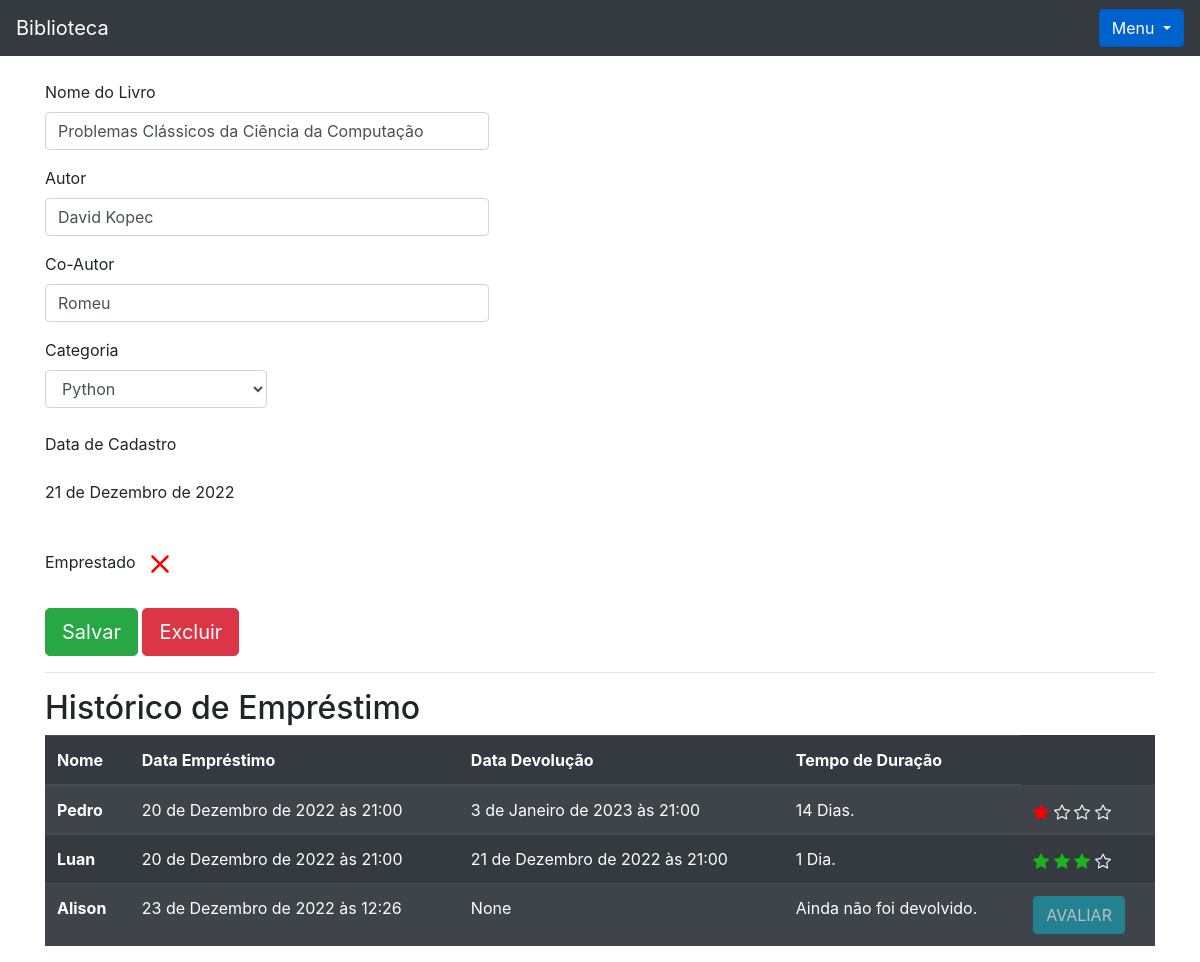
Page /livro/ver_livro/5 (signed in) on the earlier database version.
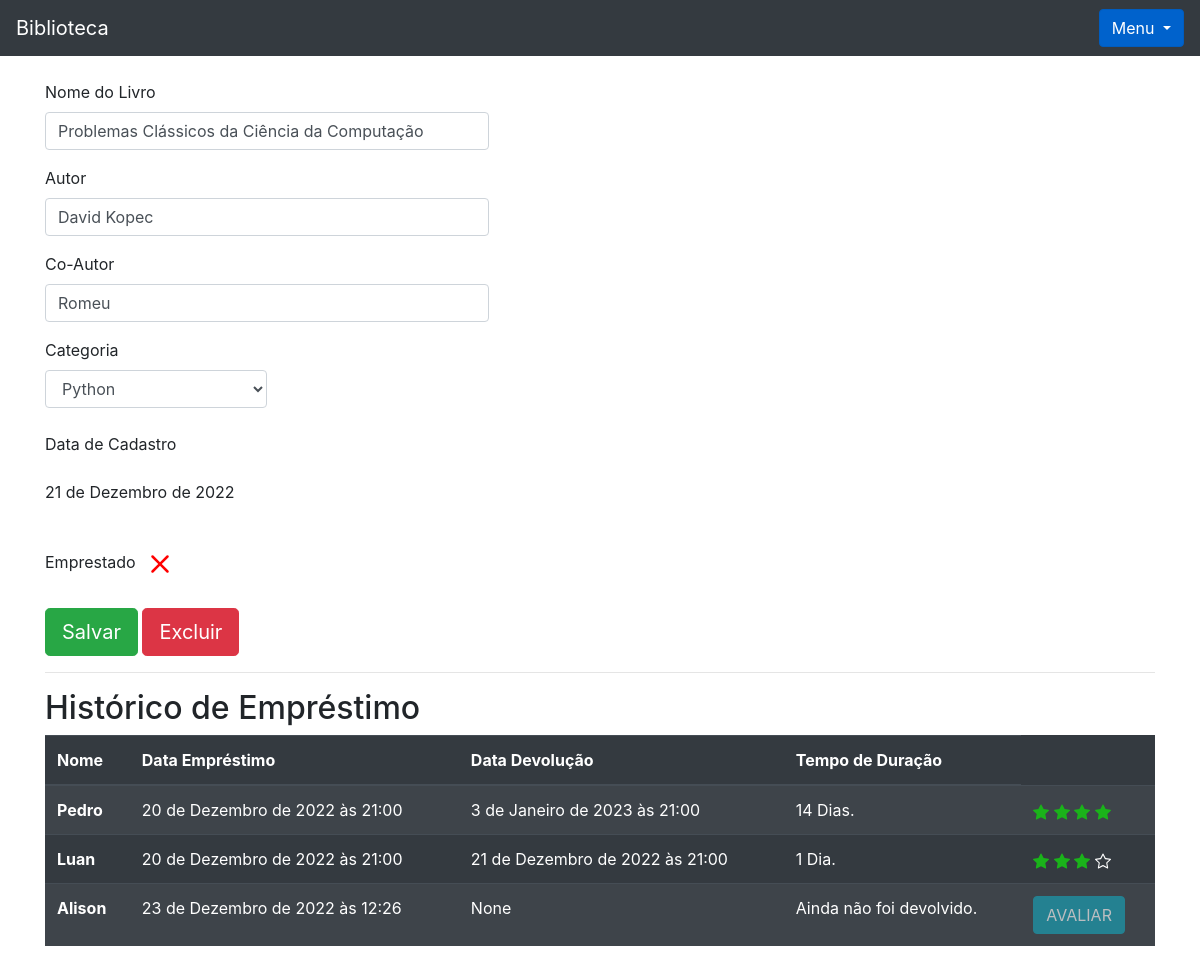
Same page on the later database version.
### livro/models.py (models this page shows, shortened)
class Emprestimo(models.Model):
    choices = (
        ('P', 'Péssimo'),
        ('R', 'Ruim'),
        ('B', 'Bom'),
        ('O', 'Ótimo')
    )
    nome_emprestado = models.ForeignKey(Usuario, on_delete=models.DO_NOTHING, blank = True, null = True)
    nome_emprestado_anonimo = models.CharField(max_length = 30, blank = True, null = True)
    data_emprestimo = models.DateTimeField(default=datetime.datetime.now())
    data_devolucao  = models.DateTimeField(blank = True, null = True) # necessita tambem do null para poder não ser um campo de preenchimento obrigatório
    livro = models.ForeignKey(Livros, on_delete = models.DO_NOTHING)
    avaliacao = models.CharField(max_length=1, choices = choices, blank= True, null=True)

### livro/views.py (the view)
# urls.py: path('ver_livro/<int:id>', views.ver_livros, name = 'ver_livros'), # url dinâmica, traz a url de acordo com o id do livro selecionado
def ver_livros(request, id):
    if request.session.get('usuario'): # se o usuario estiver logado
        livro = Livros.objects.get(id = id)#get pega o id que for igual ao id
        if request.session.get('usuario') == livro.usuario.id: # se o livro for do usuario ele mostra
            usuario = Usuario.objects.get(id = request.session['usuario'])
            categoria_livro = Categoria.objects.filter(usuario = request.session.get('usuario'))
            emprestimos = Emprestimo.objects.filter(livro = livro) # filter() vai filtra tudo independendo do usuario
            form = CadastroLivro()
            form.fields['usuario'].initial = request.session['usuario'] # filtrando apenas as categorias do usuario logado
            form.fields['categoria'].queryset = Categoria.objects.filter(usuario = usuario)
            form_categoria = CategoriaLivro()
            usuarios = Usuario.objects.all()
            livros_emprestar = Livros.objects.filter(usuario = usuario, emprestado = False)
            livros_emprestados = Livros.objects.filter(usuario = usuario).filter(emprestado = True)
            return render(request, 'ver_livro.html', {'livro': livro, 'categoria_livro': categoria_livro,
                                                      'emprestimos': emprestimos,
                                                      'usuario_logado': request.session.get('usuario'),
                                                      'form': form,
                                                      'id_livro': id,
                                                      'form_categoria': form_categoria,
                                                      'usuarios': usuarios,
                                                      'livros_emprestar': livros_emprestar,
                                                      'livros_emprestados': livros_emprestados,})
        else:
            return HttpResponse('Esse livro não é seu')
    return redirect('/auth/login/?status=2')

### livro/forms.py
class CadastroLivro(forms.ModelForm):
    class Meta:
        model = Livros
        fields = "__all__"
    def __init__(self, *args, **kwargs):
        super().__init__(*args, **kwargs) # subscrevendo o __ini__ de sabeform
        self.fields['usuario'].widget = forms.HiddenInput()

class CategoriaLivro(forms.Form):
    nome = forms.CharField(max_length=30)
    descricao = forms.CharField(max_length=60)
    def __init__(self, *args, **kwargs):
        super().__init__(*args, **kwargs)
        self.fields['descricao'].widget = forms.Textarea() # transformando o descricao.CharFields em TextArea

### livro/models.py (called while the page is built)
    def __str__(self):
        return self.nome

### livro/templatetags/filtros.py (called while the page is built)
@register.filter()
def mostra_duracao(value1, value2):
    if isinstance(value1, datetime) and isinstance(value2, datetime):
        dias = (value1 - value2).days
        texto = 'Dias'
        if dias == 1:
            texto = "Dia"
        return f"{(value1 - value2).days} {texto}."
    return "Ainda não foi devolvido."

### usuarios/models.py (called while the page is built)
    def __str__(self) -> str:
        return self.nome

### livro/templates/ver_livro.html (shortened to what this page needs)
{%extends 'base.html'%}
{% load filtros %}
{% block 'conteudo' %}
<div class="container">
    <br>
    <form action="{% url 'alterar_livro' %}" method="POST">
        <p>
            <label>Nome do Livro</label>
            <input style="width: 40%;" class="form-control" type="text" value="{{livro.nome}}" name="nome_livro">
        </p>
        <p>
            <label>Autor</label>
            <input style="width: 40%;" class="form-control" type="text" value="{{livro.autor}}" name="autor">
        </p>
        <p>
            <label>Co-Autor</label>
            <input style="width: 40%;" class="form-control" type="text" value="{{livro.co_autor}}" name="co_autor">
        </p>
        <label for="">Categoria</label>
        <select style="width: 20%;" class="form-control" name="categoria_id">
            {% for i in categoria_livro %}
                {% if livro.categoria.nome == i.nome %}
                    <option value="{{i.id}}" selected>{{i}}</option>
                {%else%}
                <option value="{{i.id}}">{{i}}</option>
                {%endif%}
            {%endfor%}
        </select>
        <br>
        <p>
            <label>Data de Cadastro</label>
            <p>{{livro.data_cadastro}}</p>
        </p>
        <br>
        <label>Emprestado</label>
        <br>
        <br>
        <input type="submit" class="btn btn-success btn-lg" value="Salvar">
        <button type="button" class="btn btn-danger btn-lg" data-toggle="modal" data-target="#exampleModal2">
            Excluir
        </button>
    </form>
    <hr>
    <h2>Histórico de Empréstimo</h2>
    <table class="table table-striped table-dark">
        <thead>
          <tr>
            <th scope="col">Nome</th>
            <th scope="col">Data Empréstimo</th>
            <th scope="col">Data Devolução</th>
            <th scope="col">Tempo de Duração</th>
          </tr>
        </thead>
        <tbody>
          {% for i in emprestimos %}
              <tr>
            {% if i.nome_emprestado_anonimo == None %}
                <th scope="row">{{i.nome_emprestado}}</th>
            {% else %}
                <th scope="row">{{i.nome_emprestado_anonimo}}</th>
            {% endif %}
            <td>{{i.data_emprestimo}}</td>
            <td>{{i.data_devolucao}}</td>
            <td> {{i.data_devolucao|mostra_duracao:i.data_emprestimo }}</td>
            <td>
              {% if i.avaliacao == None and i.data_devolucao != None %}
                <button onclick="avaliacao({{i.id}})" class="btn btn-info" data-toggle="modal" data-target="#exampleModal1">AVALIAR</button>
              {%else%}
                {% if i.data_devolucao == None %}
                  <button class="btn btn-info disabled">AVALIAR</button>
                {%endif%}
              {%endif%}
            </td>
            </tr>
          {%endfor%}
        </tbody>
      </table>
</div>
{% endblock %}

Differences in the rows shown:
changed Emprestimo "Pedro": avaliacao "P" → "O" (drawn)
